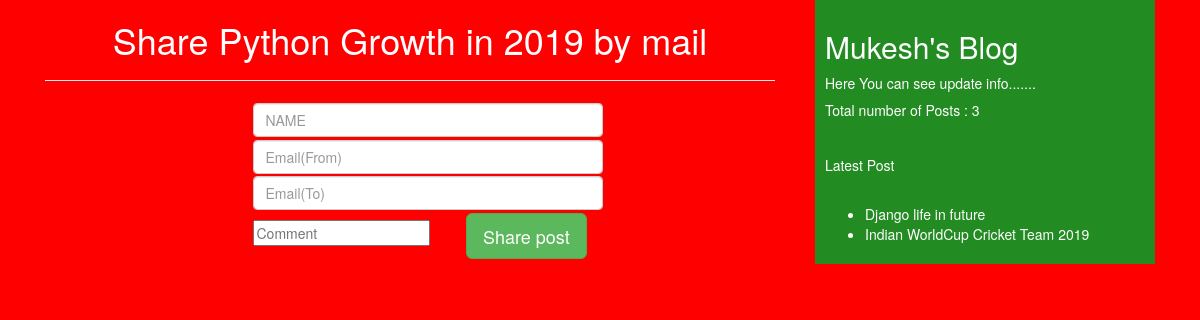
The app's page /2/share/ with its own data.
### blog/models.py (models this page shows, shortened)
class Post(models.Model):
    STATUS_CHOICE= (('draft','draft'),('published','published'))
    title= models.CharField(max_length=300)
    slug= models.SlugField(max_length=300,unique_for_date='publish')
    auther = models.ForeignKey(User,related_name='blog_posts', on_delete=models.CASCADE,)
    body = models.TextField()
    publish= models.DateTimeField(default=timezone.now)
    created= models.DateTimeField(auto_now_add=True)
    updated= models.DateTimeField(auto_now=True)
    status =models.CharField(max_length=12,choices=STATUS_CHOICE,default='draft')
    objects=CustomManager()
    tags=TaggableManager()
    class Meta:
        ordering = ('-publish',)
    def get_absolute_url(self):
        return reverse('post',args=[self.publish.year,self.publish.month,self.publish.day,self.slug,])

### blog/views.py (the view)
# urls.py: path("<int:id>/share/",views.email_send_view),
def email_send_view(request,id):
    post= get_object_or_404(Post,id=id,status='published')
    sent = False
    if request.method=="POST":
        form = EmailSendFrom(request.POST)
        if form.is_valid():
            cd= form.cleaned_data
            subject= '{}({}) recomand you to read"{}"'.format(cd['name'],cd['email'],post.title)
            url = request.build_absolute_uri(post.get_absolute_url())
            message= "Read post at:\n {}\n\n{}\'s comment\n{}".format(url,cd['name'],cd['comment'])
            send_mail(subject,message,'mukesh@gmail.com',[cd['to']])
            sent=True
    else:
        form = EmailSendFrom()
    return render(request,'blog/sharemail.html',{'form':form,'post':post,'sent':sent})

### blog/forms.py
class EmailSendFrom(forms.Form):
    name = forms.CharField(widget=forms.TextInput(attrs={'class':'form-control m-1','placeholder':'NAME'}))
    email =forms.EmailField(widget=forms.EmailInput(attrs={'class':'form-control m-1','placeholder':'Email(From)'}))
    to = forms.EmailField(widget=forms.EmailInput(attrs={'class':'form-control m-1','placeholder':'Email(To)'}))
    comment= forms.CharField(required=False,widget=forms.TextInput(attrs={'class':'form_control m-1','placeholder':'Comment'}))

### blog/models.py (called while the page is built)
    def get_queryset(self):
        return super().get_queryset().filter(status='published')

### blog/templatetags/blog_tags.py (called while the page is built)
@register.simple_tag()
def total_post():
    return Post.objects.count()

@register.inclusion_tag('blog/latest_post.html')
def show_latest_post():
    latest_post=Post.objects.order_by('-publish')[:2]
    return {'latest_post':latest_post}

### templates/blog/sharemail.html (shortened to what this page needs)
<!DOCTYPE html>
{% extends 'blog/base.html' %}
{% block body_content %}
{% if sent %}
    <h1>Email Send Successfully!!!</h1><hr>
    <h2>Post with title:{{ post.title }} shared by Email Successfully</h2>
    {% else %}
        <h1>Share {{ post.title }} by mail</h1><hr>
        <div class="container">
            <div class="row">
                <div class="col-md-2"></div>
                <div class="col-md-4">
                     <form method="post">
                         {{ form.name }}
                         {{ form.email }}
                         {{ form.to }}
                         {{ form.comment }}
                        <input type="submit" value="Share post" class="btn btn-success btn-lg ml-5">
                     </form>
                </div>
                <div class="col-md-6"></div>
            </div>
        </div>
{% endif %}
{% endblock %}

### templates/blog/latest_post.html
<ul>
    {% for post in latest_post %}
        <li>
          <a href="{{ post.get_absolute_url }}" >{{ post.title }}</a>
        </li>
    {% endfor %}
</ul>

### static/css/blog.css (style rules this page uses)
body { background-color: red; }
h1 { text-align: center; }
li,a { text-decoration:none; color: white; }

### records on screen
Post: title "Python Growth in 2019"
Post: title "Django life in future"
Post: title "Indian WorldCup Cricket Team 2019"
